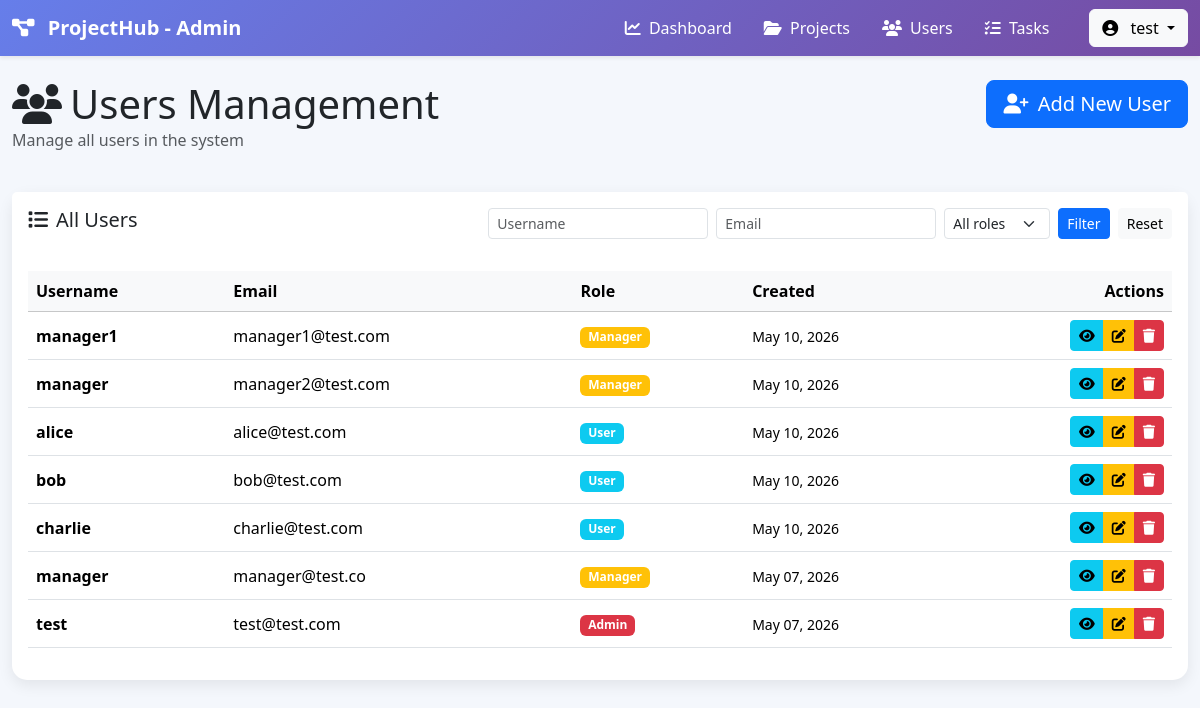
The app's page /controllers/userController.php?action=list (signed in) with its own data.
### tables this page shows
CREATE TABLE `users` (
  `id` int(11) NOT NULL,
  `username` varchar(100) NOT NULL,
  `email` varchar(150) NOT NULL,
  `password` varchar(255) NOT NULL,
  `role` enum('manager','user','admin') DEFAULT 'user',
  `created_at` timestamp NOT NULL DEFAULT current_timestamp()
);

### models/User.php (called while the page is built, shortened)
<?php
    class User{
        private $pdo;
        public function __construct($pdo){
            $this->pdo = $pdo;
        }
        public function findAllUsers() {
          $stmt = $this->pdo->query("SELECT id, username, email, role, created_at FROM users ORDER BY created_at DESC");
          return $stmt->fetchAll(PDO::FETCH_ASSOC);
        }
    }
?>

### views/admin/users/list.php (the view, shortened to what this page needs)
<?php
$filterUsername = trim($_GET['username'] ?? '');
$filterEmail = trim($_GET['email'] ?? '');
?>
<!DOCTYPE html>
<html lang="en">
<head>
    <link href="https://cdn.jsdelivr.net/npm/bootstrap@5.3.3/dist/css/bootstrap.min.css" rel="stylesheet">
    <link rel="stylesheet" href="https://cdnjs.cloudflare.com/ajax/libs/font-awesome/6.4.0/css/all.min.css">
</head>
<body>
    <nav class="navbar navbar-expand-lg navbar-dark shadow-sm sticky-top"
        style="background: linear-gradient(135deg, #667eea, #764ba2);">
        <div class="container-fluid">
            <a class="navbar-brand fw-bold" href="#">
                <i class="fas fa-project-diagram me-2"></i>
                ProjectHub - Admin
            </a>
            <div class="collapse navbar-collapse" id="navbarContent">
                <div class="navbar-nav ms-auto align-items-lg-center">
                    <a href="../views/admin/dashboard.php" class="nav-link text-white me-3 active">
                        <i class="fas fa-chart-line me-1"></i>
                        Dashboard
                    </a>
                    <a href="projectController.php?action=list" class="nav-link text-white me-3">
                        <i class="fas fa-folder-open me-1"></i>
                        Projects
                    </a>
                    <a href="userController.php?action=list" class="nav-link text-white me-3">
                        <i class="fas fa-users me-1"></i>
                        Users
                    </a>
                    <a href="taskController.php?action=list" class="nav-link text-white me-3">
                        <i class="fas fa-tasks me-1"></i>
                        Tasks
                    </a>
                    <div class="dropdown ms-lg-3">
                        <button class="btn btn-light dropdown-toggle" data-bs-toggle="dropdown">
                            <i class="fas fa-user-circle me-2"></i>
                            <?php echo htmlspecialchars($_SESSION['user']['username']); ?>
                        </button>
                    </div>
                </div>
            </div>
        </div>
    </nav>
<div class="container-fluid py-4">
    <div class="row mb-4">
        <div class="col-md-8">
            <h1 class="mb-0"><i class="fas fa-users me-2"></i>Users Management</h1>
            <p class="text-muted">Manage all users in the system</p>
        </div>
        <div class="col-md-4 text-end">
            <a href="userController.php?action=create" class="btn btn-primary btn-lg">
                <i class="fas fa-user-plus me-1"></i> Add New User
            </a>
        </div>
    </div>
    <div class="card soft-card">
        <div class="card-header bg-white border-0 py-3">
            <div class="d-flex justify-content-between align-items-start gap-3">
                <div>
                    <h5 class="mb-0"><i class="fas fa-list me-2"></i>All Users</h5>
                </div>
                <form class="row g-2 align-items-center" method="GET" action="userController.php">
                    <div class="col-auto">
                        <input type="text" name="username" class="form-control form-control-sm" placeholder="Username" value="<?php echo htmlspecialchars($filterUsername); ?>">
                    </div>
                    <div class="col-auto">
                        <input type="text" name="email" class="form-control form-control-sm" placeholder="Email" value="<?php echo htmlspecialchars($filterEmail); ?>">
                    </div>
                    <div class="col-auto">
                        <select name="role" class="form-select form-select-sm">
                            <option value="all">All roles</option>
                        </select>
                    </div>
                    <div class="col-auto">
                        <button type="submit" class="btn btn-sm btn-primary">Filter</button>
                        <a href="userController.php?action=list" class="btn btn-sm btn-light ms-1">Reset</a>
                    </div>
                </form>
            </div>
        </div>
        <div class="card-body">
            <?php if (empty($users)): ?>
                <div class="alert alert-info" role="alert">
                    <i class="fas fa-info-circle"></i> No users found.
                    <a href="userController.php?action=create">Create one now</a>
                </div>
            <?php else: ?>
                <div class="table-responsive">
                    <table class="table table-hover align-middle">
                        <thead class="table-light">
                            <tr>
                                <th>Username</th>
                                <th>Email</th>
                                <th>Role</th>
                                <th>Created</th>
                                <th class="text-end">Actions</th>
                            </tr>
                        </thead>
                        <tbody>
                            <?php foreach ($users as $user): ?>
                                <tr>
                                    <td>
                                        <strong><?php echo htmlspecialchars($user['username']); ?></strong>
                                    </td>
                                    <td><?php echo htmlspecialchars($user['email']); ?></td>
                                    <td>
                                        <span class="badge bg-<?php echo $user['role'] === 'admin' ? 'danger' : ($user['role'] === 'manager' ? 'warning' : 'info'); ?>">
                                            <?php echo ucfirst($user['role']); ?>
                                        </span>
                                    </td>
                                    <td>
                                        <small><?php echo date('M d, Y', strtotime($user['created_at'])); ?></small>
                                    </td>
                                    <td class="text-end">
                                        <div class="btn-group btn-group-sm" role="group">
                                            <a href="userController.php?action=show&id=<?php echo $user['id']; ?>" class="btn btn-info" title="View">
                                                <i class="fas fa-eye"></i>
                                            </a>
                                            <a href="userController.php?action=update&id=<?php echo $user['id']; ?>" class="btn btn-warning" title="Edit">
                                                <i class="fas fa-edit"></i>
                                            </a>
                                            <a href="userController.php?action=delete&id=<?php echo $user['id']; ?>" class="btn btn-danger" title="Delete" onclick="return confirm('Are you sure?')">
                                                <i class="fas fa-trash"></i>
                                            </a>
                                        </div>
                                    </td>
                                </tr>
                            <?php endforeach; ?>
                        </tbody>
                    </table>
                </div>
            <?php endif; ?>
        </div>
    </div>
</div>
</body>
</html>

### views/admin/users/list.php (style rules this page uses)
body { background: #f4f7fc; }
.navbar { background: linear-gradient(135deg, #667eea, #764ba2); }
.soft-card { border: none; border-radius: 15px; box-shadow: 0 5px 15px rgba(0, 0, 0, 0.08); }

### records on screen
users: username "manager1", email "manager1@test.com", role "Manager", created_at "May 10, 2026"
users: username "manager", email "manager2@test.com", role "Manager", created_at "May 10, 2026"
users: username "alice", email "alice@test.com", role "User", created_at "May 10, 2026"
users: username "bob", email "bob@test.com", role "User", created_at "May 10, 2026"
users: username "charlie", email "charlie@test.com", role "User", created_at "May 10, 2026"
users: username "manager", email "manager@test.co", role "Manager", created_at "May 07, 2026"
users: username "test", email "test@test.com", role "Admin", created_at "May 07, 2026"

### other values on screen
$_SESSION['user']['username'] "test"
